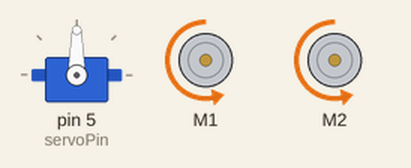
This sketch was run on a simulated Arduino Uno, built with avr-gcc and run on an emulated ATmega328P. Shown: servo, 2 × DC motor (green arrow = forward, orange = backward, longer = faster).

Above: at 0.5 s.
At 7.0 s:
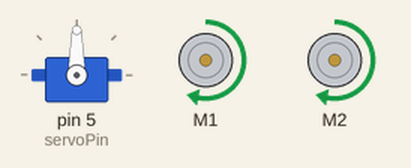
At 13.0 s:
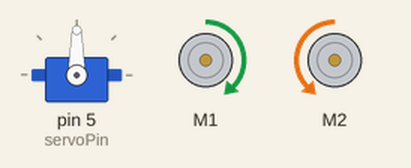
Timing chart, 0 to 14.3 s (numbered marks = the images above):
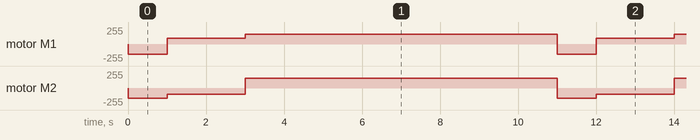

The sketch:

reverse_at_end.ino
```cpp
#include <Time.h>
#include <Wire.h>
#include <Adafruit_MotorShield.h>
#include "utility/Adafruit_MS_PWMServoDriver.h" //necessary libraries to allow the motor to run
#include <Servo.h>

int servoPin = 5; //pin where the servo will be attach
Servo myservo; //creates a variable of the Servo object

//motors
Adafruit_MotorShield AFMS = Adafruit_MotorShield(); //creates the adafruit object
Adafruit_DCMotor *myMotorLeft = AFMS.getMotor(1); //request the left wheel motor - should be on whatever number is inside getMotor()
Adafruit_DCMotor *myMotorRight = AFMS.getMotor(2);
float leftSteer = 1.0;
float rightSteer = 1.0;
float threshold_right = 70;
float threshold_left = 80; //vary these 2 parameters depending on lighting


void setup() {
  // put your setup code here, to run once:
    AFMS.begin();
    Serial.begin(9600);
    myservo.attach(servoPin); //links the servo variable to the pin which will control the action
    myservo.write(180); //should be door shut (might need changing)
}

void loop() {
  // put your main code here, to run repeatedly:
  reverse_at_end();
}


void reverse_at_end(){ //first, straight reverse with door open to remove fruit
  myservo.write(90); //open door

  unsigned long StartTime = millis();
  while (millis() - StartTime <= 1000){ // straight reverse
  myMotorLeft->setSpeed(150);
  myMotorRight->setSpeed(150);
  myMotorLeft->run(BACKWARD);
  myMotorRight->run(BACKWARD);
  }
  StartTime = millis();
  while (millis() - StartTime <= 2000){ //rotate to face finish line, value will need to be changed
  myMotorLeft->setSpeed(90);
  myMotorRight->setSpeed(90);
  myMotorLeft->run(FORWARD);
  myMotorRight->run(BACKWARD);
  }

  while (millis() - StartTime <= 10000){ // straight FORWARDS TO START LINE (value needs to be changed
  myMotorLeft->setSpeed(150);
  myMotorRight->setSpeed(150);
  myMotorLeft->run(FORWARD);
  myMotorRight->run(FORWARD);
  }

}
```

Measured:
- by itself, motor M1: repeats every 11.0 s: forward 90/255 2.0 s, forward 150/255 8.0 s, backward 150/255 1.0 s
- by itself, motor M2: repeats every 11.0 s: backward 90/255 2.0 s, forward 150/255 8.0 s, backward 150/255 1.0 s
